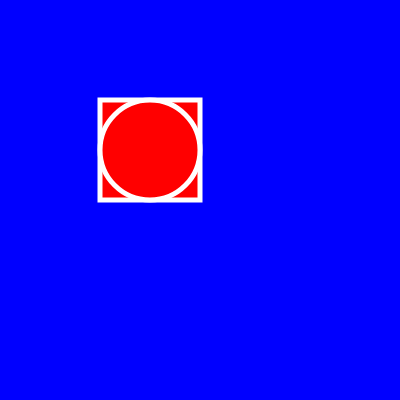
Frame 1 (no input)
Frame 60 (no input): identical to frame 1, image omitted
Frame 120 (the mouse pressed at the canvas centre since frame 60): identical to frame 1, image omitted

The p5.js sketch that drew this single still picture (run headless with seeded random() and noise() and a simulated clock; from frame 60 on, the mouse is pressed at the canvas centre):

// p5.js sketch
// ── sketch.js
function setup() {
  createCanvas(400, 400);
}

function draw() {
  background(0, 0, 255); //color de fondo
  fill(255, 0, 0); //color de relleno
  stroke(255); //color de linea  
  strokeWeight(5); //ancho de línea
  rect(100, 100, 100, 100); //rectangulo
  ellipse(150, 150, 100, 100); //elipse
  console.log("hello");
}
